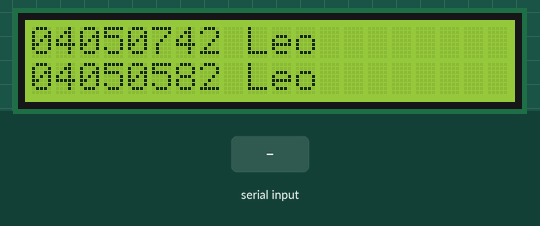
This sketch was run on a simulated Arduino Uno, built with avr-gcc and run on an emulated ATmega328P. On the bench: 20×2 character LCD. Inputs (shaded band) come from the test bench.

Above: at 1.2 s.
1.3 s: "1" received over Serial
At 2.6 s:
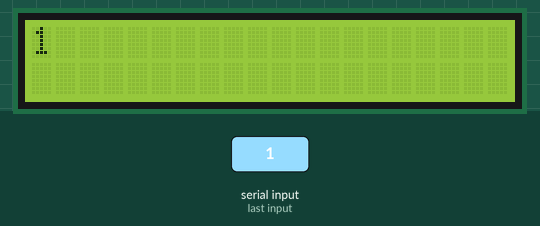
2.9 s: "0" received over Serial
At 3.8 s:
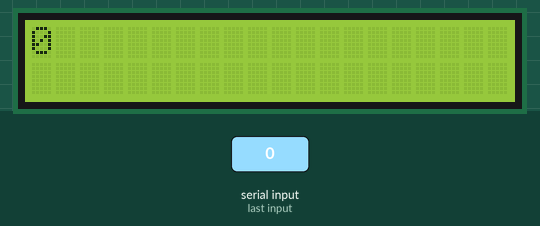
4.5 s: "2" received over Serial
At 5.0 s:
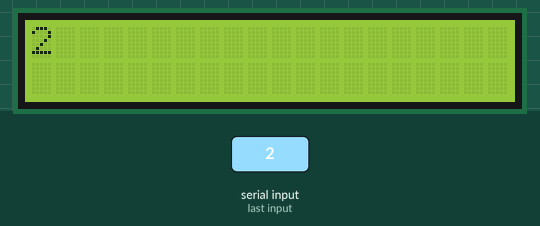
Timing chart, 0 to 7.5 s (numbered marks = the images above; inputs shaded):
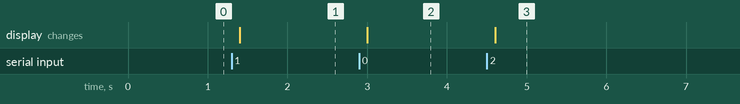

Measured:
- after the input at 1.3 s, the display: changes after 0.10 s (image 1)
- after the input at 2.9 s, the display: changes after 0.10 s (image 2)
- after the input at 4.5 s, the display: changes after 0.10 s (image 3)

The sketch:

lab01.ino
```cpp
#include <LiquidCrystal.h>
LiquidCrystal lcd(9, 6, 5, 4, 3, 2);
void setup()
{
  lcd.begin(20, 2);
  lcd.print("04050742 Leo");
  lcd.setCursor(0,1);
  lcd.print("04050582 Leo");
  Serial.begin(9600);
}
void loop()
{
  if(Serial.available())
  {
    delay(100);
    lcd.clear();
    while(Serial.available()>0)
    {
      lcd.write(Serial.read());
    }
  }
}
```
